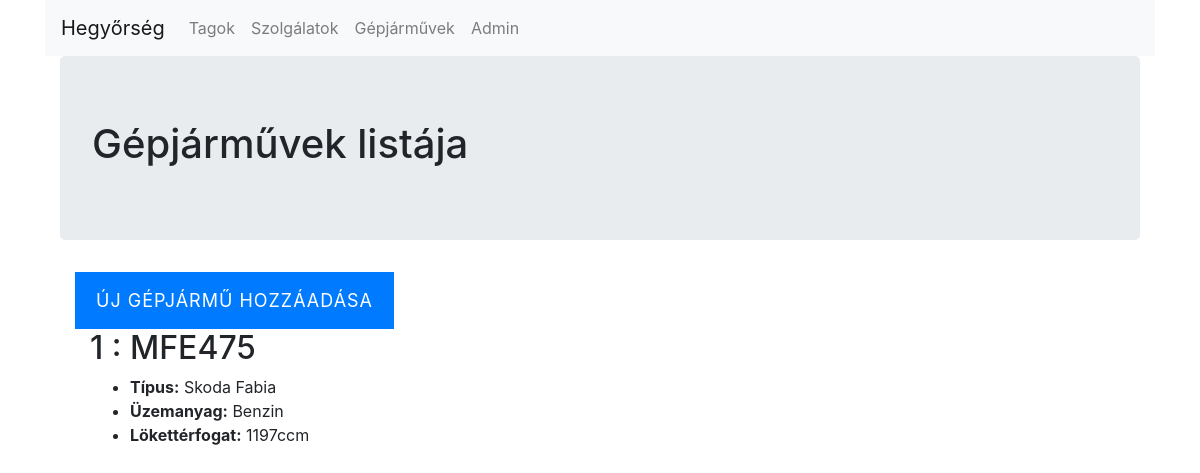
The app's page /time_sheet/list_car/, older data.
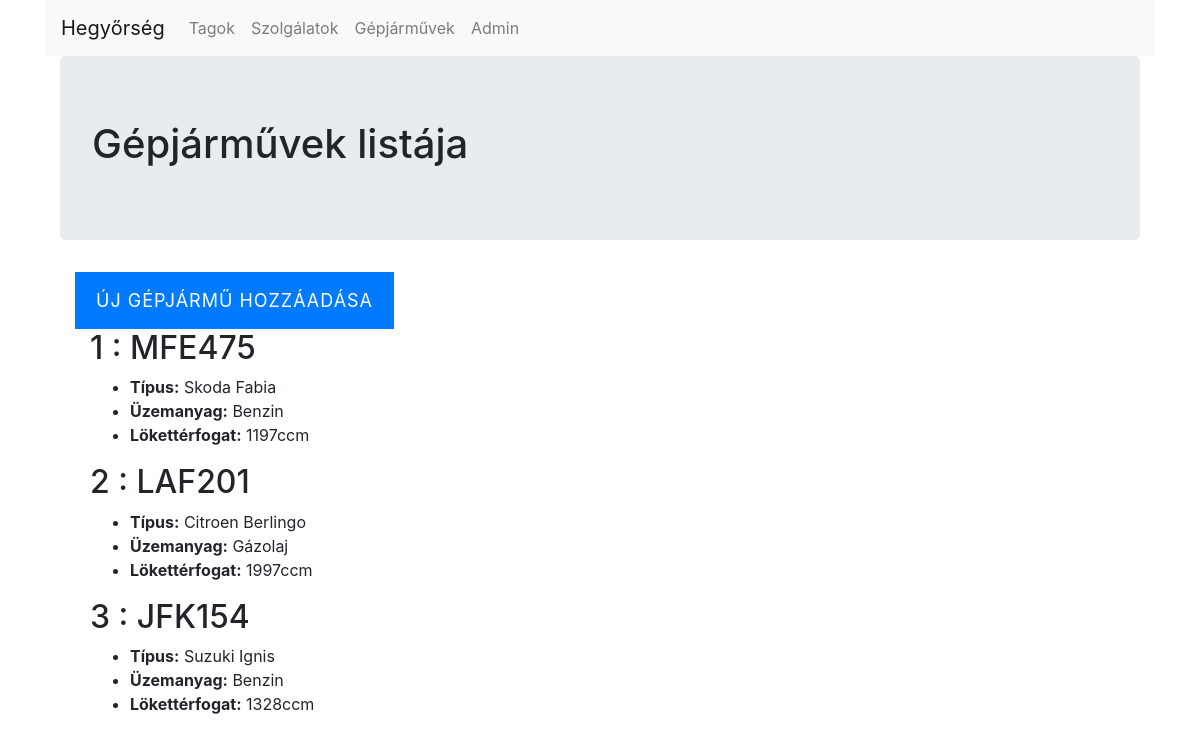
The same page, newer data.
### time_sheet/models.py (models this page shows, shortened)
class Car(models.Model):
    fuel_types = (('B','Benzin'),('D','Gázolaj'),('G','Gáz'))
    car_type = models.CharField(max_length=150, verbose_name= ('Típus'), blank=True, null=True)
    car_plate = models.CharField(max_length=6, verbose_name= ('Rendszám'), unique=True)
    fuel_type = models.CharField(max_length=1, choices = fuel_types, default='O',verbose_name= ('Üzemanyag típusa'))
    ccm = models.PositiveSmallIntegerField(verbose_name= ('Lökettérfogat'))

### time_sheet/views.py (the view)
# urls.py: path('list_car/',views.CarList.as_view(), name='car_list'),
class CarList(ListView):
    model = models.Car

### time_sheet/templates/time_sheet/car_list.html (shortened to what this page needs)
{% extends 'base.html' %}
{% block content_block %}
<div class='jumbotron'>
  <h1>Gépjárművek listája</h1>
</div>
<div class="container">
<a href="{% url 'time_sheet:car_create' %}" class="btn btn-primary">Új Gépjármű hozzáadása</a>
  <div class="container car-list">
  {% for car in car_list %}
    <h2>{{car.pk}} : {{car.car_plate}}</a></h2>
    <ul>
      <li><strong>Típus:</strong> {{car.car_type}}</li>
      <li><strong>Üzemanyag:</strong> {{car.get_fuel_type_display}}</li>
      <li><strong>Lökettérfogat:</strong> {{car.ccm}}ccm</li>
    </ul>
  {% endfor %}
</div>
</div>
{% endblock %}

Row changes from the older to the newer data that the page shows:
added Car: pk "2", car_plate "LAF201", car_type "Citroen Berlingo", fuel_type "Gázolaj", ccm "1997"
added Car: pk "3", car_plate "JFK154", car_type "Suzuki Ignis", fuel_type "Benzin", ccm "1328"
